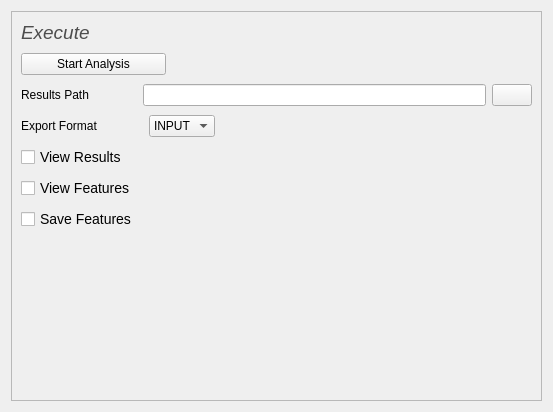
<?xml version="1.0" encoding="UTF-8"?>
<ui version="4.0">
 <class>ExecutePanel</class>
 <widget class="QWidget" name="ExecutePanel">
  <property name="geometry">
   <rect>
    <x>0</x>
    <y>0</y>
    <width>553</width>
    <height>412</height>
   </rect>
  </property>
  <property name="windowTitle">
   <string>Form</string>
  </property>
  <property name="styleSheet">
   <string notr="true">QFrame.ExecuteFrame {
border: 1px solid gray;
border-radius: 30px;
background: white;
}

QFrame.ExecuteFrame QLineEdit {
padding: 1px;
border-style: solid;
border: 2px solid gray;
border-radius: 8px;
}
QFrame.ExecuteFrame QLabel,QCheckBox {
font-size: 14px;
}
</string>
  </property>
  <layout class="QGridLayout" name="gridLayout_3">
   <item row="0" column="0">
    <widget class="QFrame" name="executeFrame">
     <property name="frameShape">
      <enum>QFrame::StyledPanel</enum>
     </property>
     <property name="frameShadow">
      <enum>QFrame::Raised</enum>
     </property>
     <property name="class" stdset="0">
      <string>ExecuteFrame</string>
     </property>
     <layout class="QGridLayout" name="gridLayout">
      <property name="verticalSpacing">
       <number>9</number>
      </property>
      <item row="1" column="0" colspan="3">
       <widget class="QPushButton" name="start">
        <property name="text">
         <string>Start Analysis</string>
        </property>
        <property name="icon">
         <iconset>
          <normalon>:/Images/Images/start-icon.png</normalon>
         </iconset>
        </property>
       </widget>
      </item>
      <item row="1" column="3" colspan="3">
       <spacer name="horizontalSpacer">
        <property name="orientation">
         <enum>Qt::Horizontal</enum>
        </property>
        <property name="sizeHint" stdset="0">
         <size>
          <width>450</width>
          <height>19</height>
         </size>
        </property>
       </spacer>
      </item>
      <item row="3" column="2" colspan="3">
       <widget class="QComboBox" name="formatCombo">
        <item>
         <property name="text">
          <string>INPUT</string>
         </property>
        </item>
       </widget>
      </item>
      <item row="7" column="3">
       <spacer name="verticalSpacer">
        <property name="orientation">
         <enum>Qt::Vertical</enum>
        </property>
        <property name="sizeHint" stdset="0">
         <size>
          <width>20</width>
          <height>116</height>
         </size>
        </property>
       </spacer>
      </item>
      <item row="3" column="5">
       <spacer name="horizontalSpacer_3">
        <property name="orientation">
         <enum>Qt::Horizontal</enum>
        </property>
        <property name="sizeHint" stdset="0">
         <size>
          <width>403</width>
          <height>19</height>
         </size>
        </property>
       </spacer>
      </item>
      <item row="2" column="1" colspan="5">
       <widget class="QLineEdit" name="resultLineEdit"/>
      </item>
      <item row="3" column="0" colspan="2">
       <widget class="QLabel" name="label_3">
        <property name="text">
         <string>Export Format</string>
        </property>
       </widget>
      </item>
      <item row="4" column="0" colspan="3">
       <widget class="QCheckBox" name="viewResultsCheck">
        <property name="text">
         <string>View Results</string>
        </property>
       </widget>
      </item>
      <item row="2" column="6">
       <widget class="QPushButton" name="browseButton">
        <property name="sizePolicy">
         <sizepolicy hsizetype="Fixed" vsizetype="Fixed">
          <horstretch>0</horstretch>
          <verstretch>0</verstretch>
         </sizepolicy>
        </property>
        <property name="toolTip">
         <string>&lt;html&gt;&lt;head/&gt;&lt;body&gt;&lt;p&gt;Browse&lt;/p&gt;&lt;/body&gt;&lt;/html&gt;</string>
        </property>
        <property name="text">
         <string/>
        </property>
        <property name="icon">
         <iconset>
          <normalon>:/Images/Images/Folder_Icon.png</normalon>
         </iconset>
        </property>
       </widget>
      </item>
      <item row="2" column="0">
       <widget class="QLabel" name="label_2">
        <property name="text">
         <string>Results Path</string>
        </property>
       </widget>
      </item>
      <item row="0" column="0">
       <widget class="QLabel" name="label">
        <property name="text">
         <string>&lt;html&gt;&lt;head/&gt;&lt;body&gt;&lt;p&gt;&lt;span style=&quot; font-size:14pt; font-style:italic; color:#4d4d4d;&quot;&gt;Execute&lt;/span&gt;&lt;/p&gt;&lt;/body&gt;&lt;/html&gt;</string>
        </property>
       </widget>
      </item>
      <item row="5" column="0">
       <widget class="QCheckBox" name="viewFeaturesCheck">
        <property name="text">
         <string>View Features</string>
        </property>
       </widget>
      </item>
      <item row="6" column="0">
       <widget class="QCheckBox" name="saveFeaturesCheck">
        <property name="text">
         <string>Save Features</string>
        </property>
       </widget>
      </item>
     </layout>
    </widget>
   </item>
  </layout>
 </widget>
 <resources/>
 <connections/>
</ui>
